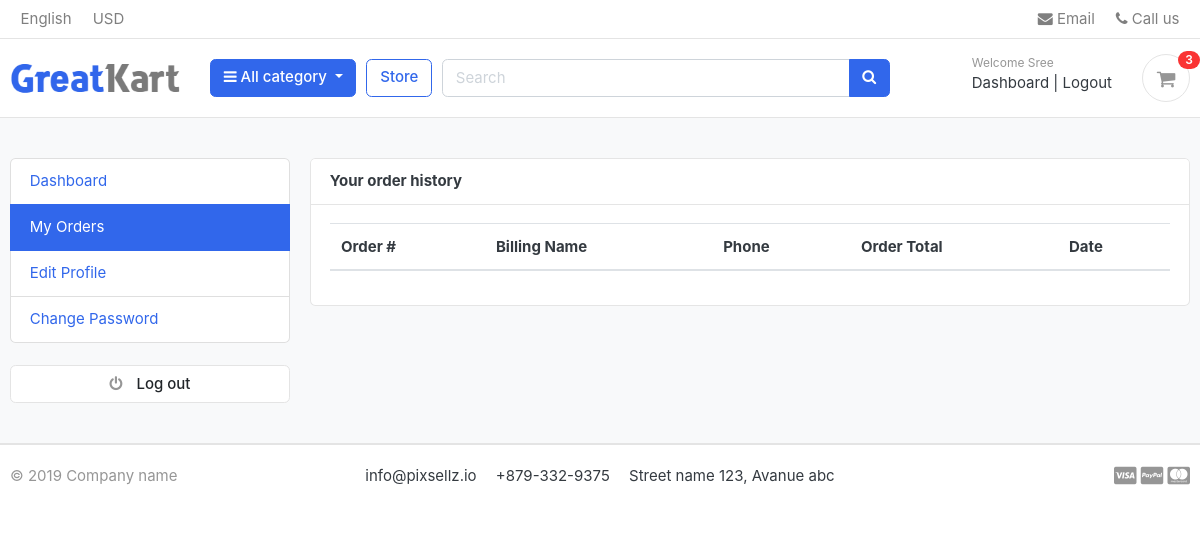
Page /accounts/my_orders/ (signed in) on the earlier database version.
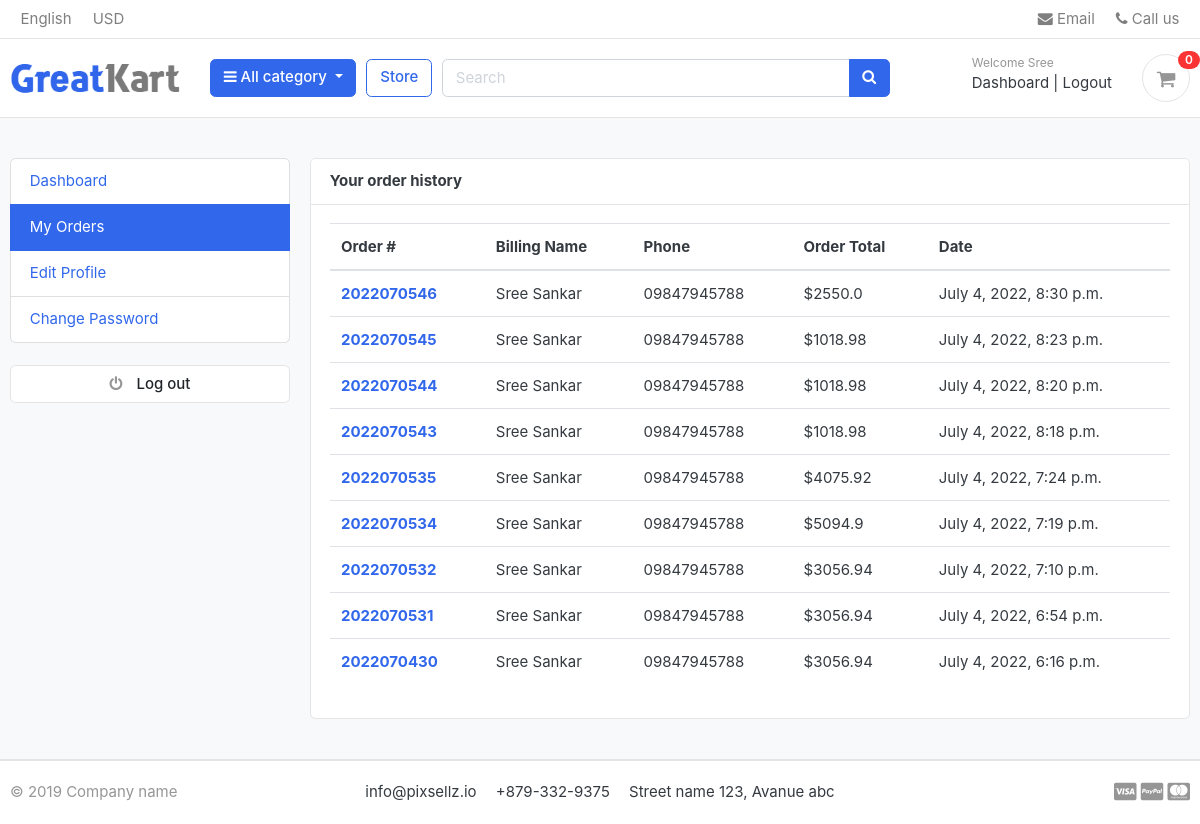
Same page on the later database version.
### orders/models.py (models this page shows, shortened)
class Order(models.Model):
    STATUS = (
        ('New', 'New'),
        ('Accepted', 'Accepted'),
        ('Completed', 'Completed'),
        ('Cancelled', 'Cancelled'),
    )
    user = models.ForeignKey(Account, on_delete=models.SET_NULL, null=True)
    payment = models.ForeignKey(Payment, on_delete=models.SET_NULL, blank=True, null=True)
    order_number = models.CharField(max_length=20)
    first_name = models.CharField(max_length=50)
    last_name = models.CharField(max_length=50)
    phone = models.CharField(max_length=15)
    email = models.EmailField(max_length=50)
    address_line_1 = models.CharField(max_length=50)
    address_line_2 = models.CharField(max_length=50, blank=True)
    country = models.CharField(max_length=50)
    state = models.CharField(max_length=50)
    city = models.CharField(max_length=50)
    order_note = models.CharField(max_length=100, blank=True)
    order_total = models.FloatField()
    tax = models.FloatField()
    status = models.CharField(max_length=10, choices=STATUS, default='New')
    ip = models.CharField(blank=True, max_length=20)
    is_ordered = models.BooleanField(default=False)
    created_at = models.DateTimeField(auto_now_add=True)
    updated_at = models.DateTimeField(auto_now=True)
    def full_name(self):
        return f'{self.first_name} {self.last_name}'

### accounts/views.py (the view)
# urls.py: path('my_orders/', views.my_orders, name='my_orders'),
@login_required(login_url='login')
def my_orders(request):
    orders = Order.objects.filter(user=request.user, is_ordered=True).order_by('-created_at')
    context = {
        'orders': orders,
    }
    return render(request, 'accounts/my_orders.html', context)

### cart/contex_processors.py (called while the page is built)
def counter(request):
    cart_count = 0
    if 'admin' in request.path:
        return()
    else:
        try:
            cart = CartModel.objects.filter(cart_id=_cart_id(request))
            if request.user.is_authenticated:
                cart_items = CartItem.objects.filter(user=request.user)
            else:
                cart_items = CartItem.objects.filter(cart=cart[:1])
            for cart_item in cart_items:
                cart_count += cart_item.quantity
        except CartModel.DoesNotExist:
            cart_count = 0
    return dict(cart_count=cart_count)

### cart/views.py (called while the page is built)
def _cart_id(request):
    cart = request.session.session_key
    if not cart:
        cart = request.session.create()
    return cart

### category/context_processors.py (called while the page is built)
def menu_links(request):
    links = Category.objects.all()
    return dict(links=links)

### category/models.py (called while the page is built)
    def get_url(self):
        return reverse('products_by_category', args=[self.slug])

### templates/accounts/my_orders.html (shortened to what this page needs)
{% extends 'base.html' %}
{% block content %}
<section class="section-conten padding-y bg">
<div class="container">
	<div class="row">
	{% include 'includes/dashboard_sidebar.html' %}
	<main class="col-md-9">
		<article class="card">
		<header class="card-header">
			<strong class="d-inline-block mr-3">Your order history</strong>
		</header>
		<div class="card-body">
			<div class="row">
			<div class="col-md-12">
				<table class="table table-hover">
				  <thead>
				    <tr>
				      <th scope="col">Order #</th>
				      <th scope="col">Billing Name</th>
				      <th scope="col">Phone</th>
				      <th scope="col">Order Total</th>
							<th scope="col">Date</th>
				    </tr>
				  </thead>
				  <tbody>
						{% for order in orders %}
				    <tr>
				      <th scope="row"><a href="{% url 'order_detail' order.order_number %}">{{order.order_number}}</a></th>
				      <td>{{order.full_name}}</td>
				      <td>{{order.phone}}</td>
				      <td>${{order.order_total}}</td>
							<td>{{order.created_at}}</td>
				    </tr>
				{% endfor %}
				  </tbody>
				</table>
			</div>
			</div>
		</div>
		</article>
	</main>
</div>
</div>
</section>
{% endblock %}

### templates/includes/navbar.html (shortened to what this page needs)
{% load static %}
<header class="section-header">
<nav class="navbar p-md-0 navbar-expand-sm navbar-light border-bottom">
<div class="container">
  <div class="collapse navbar-collapse" id="navbarTop4">
    <ul class="navbar-nav mr-auto">
    	<li class="nav-item dropdown">
		 	<a href="#" class="nav-link">   English </a>
		</li>
		<li class="nav-item dropdown">
			<a href="#" class="nav-link"> USD </a>
		</li>
    </ul>
    <ul class="navbar-nav">
		<li><a href="#" class="nav-link"> <i class="fa fa-envelope"></i> Email </a></li>
		<li><a href="#" class="nav-link"> <i class="fa fa-phone"></i> Call us </a></li>
	</ul>
  </div>
</div>
</nav>
<section class="header-main border-bottom">
	<div class="container">
<div class="row align-items-center">
	<div class="col-lg-2 col-md-3 col-6">
		<a href="{% url 'home' %}" class="brand-wrap">
			<img class="logo" src="{% static './images/logo.png' %}">
		</a>
	</div>
	<div class="col-lg col-sm col-md col-6 flex-grow-0">
		<div class="category-wrap dropdown d-inline-block float-right">
			<button type="button" class="btn btn-primary dropdown-toggle" data-toggle="dropdown">
				<i class="fa fa-bars"></i> All category
			</button>
		</div>
	</div>
	<a href="{% url 'store' %}" class="btn btn-outline-primary">Store</a>
	<div class="col-lg  col-md-6 col-sm-12 col">
		<form action="{% url 'search' %}" class="search" method="get">
			<div class="input-group w-100">
			    <input type="text" class="form-control" style="width:60%;" placeholder="Search" name="keyword">
			    <div class="input-group-append">
			      <button  class="btn btn-primary" type="submit">
			        <i class="fa fa-search"></i>
			      </button>
			    </div>
		    </div>
		</form>
	</div>
	<div class="col-lg-3 col-sm-6 col-8 order-2 order-lg-3">
				<div class="d-flex justify-content-end mb-3 mb-lg-0">
					{% if user.id is None%}
					<div class="widget-header">
						<small class="title text-muted">Welcome guest!</small>
						<div>
							<a href="{%url 'login'%}">Sign in</a> <span class="dark-transp"> | </span>
							<a href="{%url 'register'%}"> Register</a>
						</div>
					</div>
					{%else%}
					<div class="widget-header">
						<small class="title text-muted">Welcome {{user.first_name | capfirst}} </small>
						<div>
							<a href="{%url 'dashboard'%}">Dashboard</a> <span class="dark-transp"> | </span>
							<a href="{%url 'logout'%}"> Logout</a>
						</div>
					</div>
					{%endif %}
					<a href="{% url 'cart' %}" class="widget-header pl-3 ml-3">
						<div class="icon icon-sm rounded-circle border"><i class="fa fa-shopping-cart"></i></div>
						<span class="badge badge-pill badge-danger notify">{{cart_count}}</span>
					</a>
				</div>
			</div>
</div>
	</div>
</section>
</header>

Differences in the rows shown:
added Order: order_number "2022070546", full_name "Sree Sankar", phone "09847945788", order_total "2550.0", created_at "July 4, 2022, 8:30 p.m."
added Order: order_number "2022070545", full_name "Sree Sankar", phone "09847945788", order_total "1018.98", created_at "July 4, 2022, 8:23 p.m."
added Order: order_number "2022070544", full_name "Sree Sankar", phone "09847945788", order_total "1018.98", created_at "July 4, 2022, 8:20 p.m."
added Order: order_number "2022070543", full_name "Sree Sankar", phone "09847945788", order_total "1018.98", created_at "July 4, 2022, 8:18 p.m."
added Order: order_number "2022070535", full_name "Sree Sankar", phone "09847945788", order_total "4075.92", created_at "July 4, 2022, 7:24 p.m."
added Order: order_number "2022070534", full_name "Sree Sankar", phone "09847945788", order_total "5094.9", created_at "July 4, 2022, 7:19 p.m."
added Order: order_number "2022070532", full_name "Sree Sankar", phone "09847945788", order_total "3056.94", created_at "July 4, 2022, 7:10 p.m."
added Order: order_number "2022070531", full_name "Sree Sankar", phone "09847945788", order_total "3056.94", created_at "July 4, 2022, 6:54 p.m."
added Order: order_number "2022070430", full_name "Sree Sankar", phone "09847945788", order_total "3056.94", created_at "July 4, 2022, 6:16 p.m."
Other differences:
{{ cart_count }}: "3" → "0"
